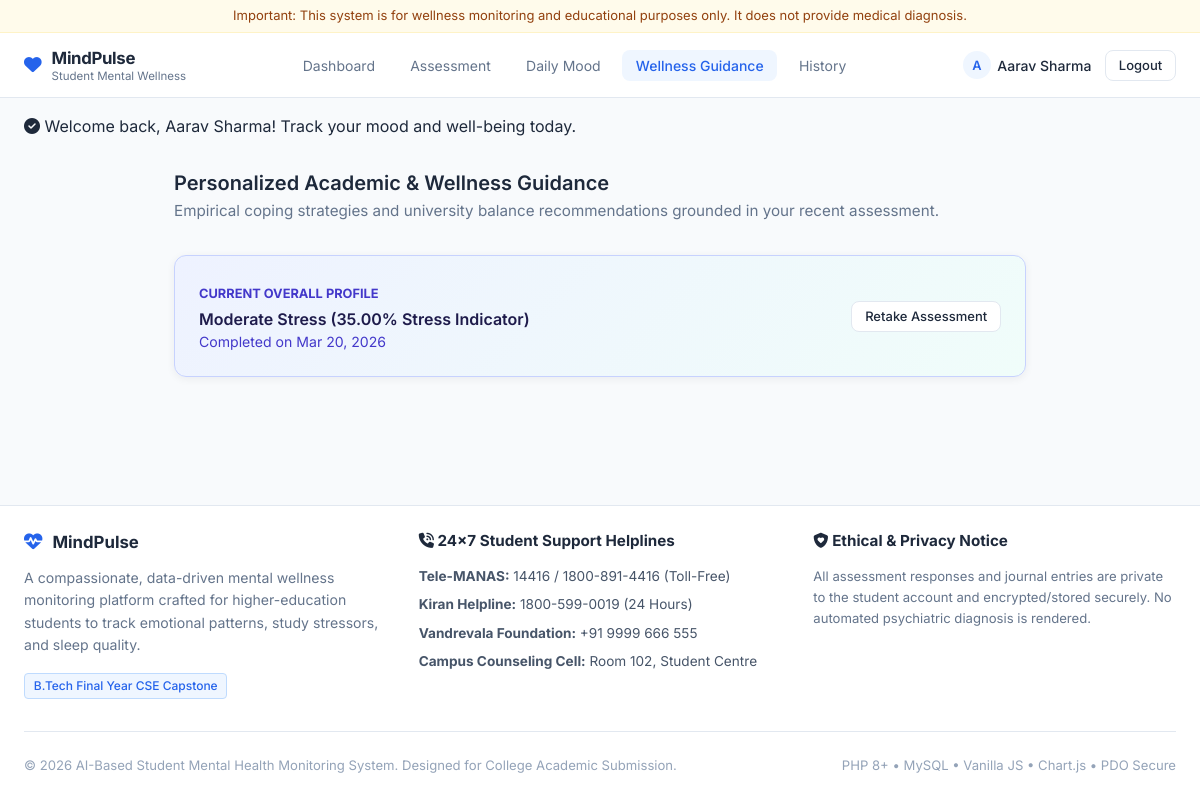
The app's page /recommendations.php (signed in) with its own data.
### tables this page shows
CREATE TABLE `assessments` (
  `id` INT AUTO_INCREMENT PRIMARY KEY,
  `user_id` INT NOT NULL,
  `total_score` INT NOT NULL,
  `percentage` DECIMAL(5,2) NOT NULL,
  `stress_level` ENUM('Low Stress', 'Moderate Stress', 'High Stress') NOT NULL,
  `created_at` TIMESTAMP DEFAULT CURRENT_TIMESTAMP,
  FOREIGN KEY (`user_id`) REFERENCES `users`(`id`) ON DELETE CASCADE
);

### includes/functions.php (called while the page is built, shortened)
<?php
function escape($data) {
    return htmlspecialchars((string)$data, ENT_QUOTES, 'UTF-8');
}
?>

### recommendations.php (the view, shortened to what this page needs)
<?php
require_once __DIR__ . '/includes/functions.php';
$user = getCurrentUser();
$db = getDB();
$stmt = $db->prepare("SELECT * FROM assessments WHERE user_id = ? ORDER BY id DESC LIMIT 1");
$stmt->execute([$user['id']]);
$assessment = $stmt->fetch();
require_once __DIR__ . '/includes/header.php';
?>
<div class="container" style="max-width: 900px; margin: 2rem auto 4rem;">
  <div style="margin-bottom: 2rem;">
    <h2>Personalized Academic & Wellness Guidance</h2>
    <p style="color: #64748b; font-size: 0.95rem; margin-top: 0.25rem;">
      Empirical coping strategies and university balance recommendations grounded in your recent assessment.
    </p>
  </div>
  <?php if (!$assessment): ?>
    <div class="card" style="text-align: center; padding: 3rem 1.5rem;">
      <i class="fa-solid fa-lightbulb" style="font-size: 3rem; color: #cbd5e1; margin-bottom: 1rem;"></i>
      <h3>No Assessment Data Found</h3>
      <p style="color: #64748b; max-width: 480px; margin: 0.5rem auto 1.5rem;">
        Take your 30-question self-assessment to generate personalized wellness recommendations across academics, sleep, and social balance.
      </p>
      <a href="assessment.php" class="btn btn-primary"><i class="fa-solid fa-clipboard-check"></i> Take Assessment</a>
    </div>
  <?php else: ?>
    <div class="card" style="background: linear-gradient(135deg, #eef2ff 0%, #f0fdfa 100%); border: 1px solid #c7d2fe; margin-bottom: 2rem; padding: 1.5rem;">
      <div style="display: flex; justify-content: space-between; align-items: center; flex-wrap: wrap; gap: 1rem;">
        <div>
          <span style="font-size: 0.8rem; font-weight: 700; color: #4338ca; text-transform: uppercase;">Current Overall Profile</span>
          <h3 style="color: #1e1b4b; margin-top: 0.2rem;"><?php echo escape($assessment['stress_level']); ?> (<?php echo $assessment['percentage']; ?>% Stress Indicator)</h3>
          <p style="font-size: 0.88rem; color: #4338ca; margin: 0;">Completed on <?php echo date('M d, Y', strtotime($assessment['created_at'])); ?></p>
        </div>
        <a href="assessment.php" class="btn btn-outline btn-sm" style="background: white;">Retake Assessment</a>
      </div>
    </div>
  <?php endif; ?>
</div>
<?php require_once __DIR__ . '/includes/footer.php'; ?>

### assets/css/style.css (style rules this page uses)
:root { --primary: #2563EB; --primary-hover: #1d4ed8; --primary-soft: #EFF6FF; --secondary: #14B8A6; --secondary-soft: #F0FDFA; --bg-main: #F8FAFC; --bg-card: #FFFFFF; --text-main: #1E293B; --text-muted: #64748B; --border-color: #E2E8F0; --warning: #F59E0B; --warning-soft: #FFFBEB; --danger: #EF4444; --danger-soft: #FEF2F2; --font-family: 'Inter', system-ui, -apple-system, BlinkMacSystemFont, "Segoe UI", sans-serif; --radius-card: 12px; --radius-button: 8px; --radius-input: 8px; --shadow-subtle: 0 2px 8px rgba(15, 23, 42, 0.06); }
* { box-sizing: border-box; margin: 0; padding: 0; }
body { font-family: var(--font-family); background-color: var(--bg-main); color: var(--text-main); line-height: 1.5; min-height: 100vh; display: flex; flex-direction: column; -webkit-font-smoothing: antialiased; }
a { color: var(--primary); text-decoration: none; transition: color 0.15s ease; }
h2 { font-size: 1.25rem; font-weight: 600; color: var(--text-main); line-height: 1.3; }
h3 { font-size: 1rem; font-weight: 600; color: var(--text-main); }
p { font-size: 0.9375rem; color: var(--text-muted); }
.container { width: 100%; max-width: 1200px; margin: 0 auto; padding: 0 1.5rem; }
.card { background: var(--bg-card); border-radius: var(--radius-card); border: 1px solid var(--border-color); box-shadow: var(--shadow-subtle); padding: 1.5rem; transition: border-color 0.15s ease; }
.btn { display: inline-flex; align-items: center; justify-content: center; gap: 0.4rem; font-family: inherit; font-weight: 500; font-size: 0.875rem; padding: 0.55rem 1.1rem; border-radius: var(--radius-button); border: 1px solid transparent; cursor: pointer; transition: all 0.15s ease; text-decoration: none; line-height: 1.25; }
.btn-outline { background-color: #FFFFFF; border-color: var(--border-color); color: var(--text-main); }
.btn-sm { padding: 0.4rem 0.8rem; font-size: 0.8125rem; }

### records on screen
assessments: stress_level "Moderate Stress", percentage "35.00", created_at "Mar 20, 2026"

### other values on screen
APP_NAME "MindPulse"
substr($currentUser['name'] ?? 'U', 0, 1) "A"
$currentUser['name'] "Aarav Sharma"
$_SESSION['flash_success'] "Welcome back, Aarav Sharma! Track your mood and well-being today."
APP_FULL_TITLE "AI-Based Student Mental Health Monitoring System"
